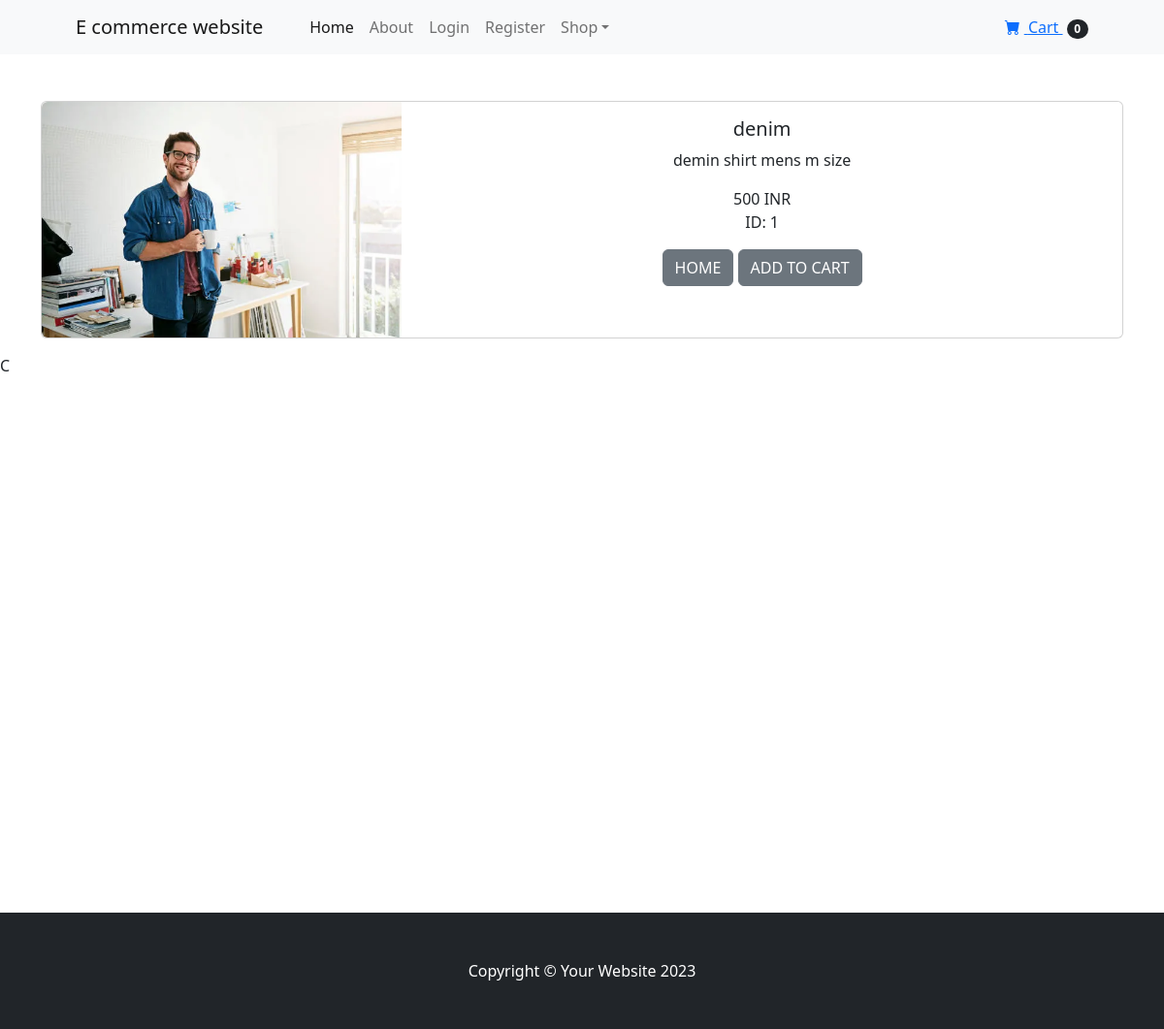
The app's page /project/1 with its own data.
### store/models.py (models this page shows, shortened)
class Product (models.Model) :
   name=models.CharField(max_length=50)
   price=models.PositiveBigIntegerField(default=0,blank=False)
   category=models.ForeignKey(Category,on_delete=models.CASCADE,default=1)
   description=models.CharField(max_length=250,default='',blank=True,null=True)
   image=models.ImageField(upload_to='uploads/product/')

### store/views.py (the view)
# urls.py: path('project/<int:pk>',views.product_ , name='product'),
def product_(request,pk):
    product= Product.objects.get(id=pk)
    return render(request, 'product.html',{'product': product})

### cart/context_processor.py (called while the page is built)
def cart(request):
    return{'cart': Cart(request)}

### store/templates/product.html (shortened to what this page needs)
{% extends 'base.html' %}
{% block content %}
<div class="container">
    <br/><br/>
    <div class="card mb-3" >
        <div class="row g-0">
          <div class="col-md-4">
            <img src="{{product.image.url}}" class="img-fluid rounded-start" alt="...">
          </div>
          <div class="col-md-8">
            <div class="card-body">
                <center>
              <h5 class="card-title">{{product.name}}</h5>
              <p class="card-text">{{product.description}}</p>
              <p class="card-text">{{product.price}}  INR
                <br/> ID: {{product.id}}<br/>
              </p>
              <a href="{% url 'home' %}" class="btn btn-secondary">
                HOME
              </a>
              <button class="btn btn-secondary" id="add-cart">ADD TO CART</button>
              </center>
            </div>
          </div>
        </div>
      </div>
</div>
C
<br/><br/>
<br/><br/>
<br/><br/>
<br/><br/>
<br/><br/>
<br/><br/>
<br/><br/>
<br/><br/>
<br/><br/>
<br/><br/>
<br/><br/>
<br/><br/>
{% endblock %}

### records on screen
Product: image (picture), name "denim", description "demin shirt mens m size", price "500", id "1"
